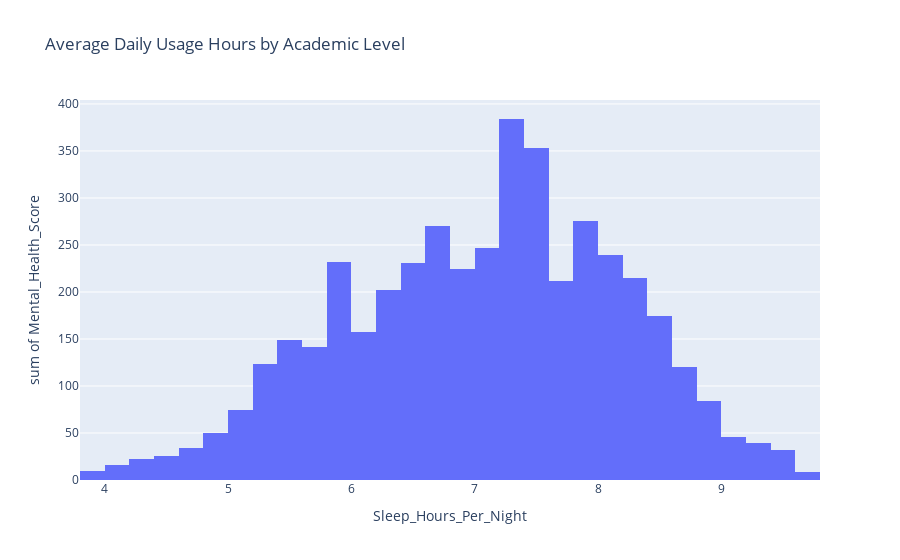

Notebook code cell kept with this figure:
### Markdown cell above
# 📉 Distribution of Sleep Hours Per Night  
Plots a histogram to visualize how sleep hours are distributed among students.

### Code cell
fig4 = px.histogram(df, x='Sleep_Hours_Per_Night', y='Mental_Health_Score', title='Average Daily Usage Hours by Academic Level')
fig4.show()

### Figure 1 — Plotly figure (JSON) as saved in the notebook; plotly's stock layout.template omitted (floating-point values rounded to 4 significant figures; data arrays with more than 128 entries replaced by an {"elided": "..."} marker saying what was removed)
{"data": [{"bingroup": "x", "histfunc": "sum", "hovertemplate": "Sleep_Hours_Per_Night=%{x}<br>sum of Mental_Health_Score=%{y}<extra></extra>", "legendgroup": "", "marker": {"color": "#636efa", "pattern": {"shape": ""}}, "name": "", "orientation": "v", "showlegend": false, "type": "histogram", "x": {"elided": "705 float values"}, "xaxis": "x", "y": {"elided": "705 int values"}, "yaxis": "y"}], "layout": {"barmode": "relative", "legend": {"tracegroupgap": 0}, "title": {"text": "Average Daily Usage Hours by Academic Level"}, "xaxis": {"anchor": "y", "domain": [0, 1], "title": {"text": "Sleep_Hours_Per_Night"}}, "yaxis": {"anchor": "x", "domain": [0, 1], "title": {"text": "sum of Mental_Health_Score"}}}}
